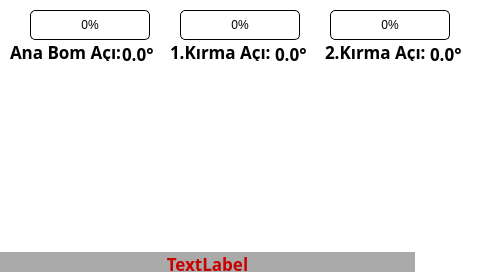
<?xml version="1.0" encoding="UTF-8"?>
<ui version="4.0">
 <class>cift_kirma</class>
 <widget class="QWidget" name="cift_kirma">
  <property name="geometry">
   <rect>
    <x>0</x>
    <y>0</y>
    <width>480</width>
    <height>272</height>
   </rect>
  </property>
  <property name="windowTitle">
   <string>Form</string>
  </property>
  <widget class="QLabel" name="background">
   <property name="geometry">
    <rect>
     <x>0</x>
     <y>0</y>
     <width>480</width>
     <height>272</height>
    </rect>
   </property>
   <property name="styleSheet">
    <string notr="true">background-color: white;</string>
   </property>
   <property name="text">
    <string/>
   </property>
  </widget>
  <widget class="QLabel" name="Cift_Kirma_image">
   <property name="geometry">
    <rect>
     <x>32</x>
     <y>65</y>
     <width>390</width>
     <height>170</height>
    </rect>
   </property>
   <property name="styleSheet">
    <string notr="true">image: url(:/Images/cift_kirma.png);</string>
   </property>
   <property name="text">
    <string/>
   </property>
  </widget>
  <widget class="QLabel" name="ArrowWinchUp_1">
   <property name="geometry">
    <rect>
     <x>380</x>
     <y>175</y>
     <width>30</width>
     <height>30</height>
    </rect>
   </property>
   <property name="text">
    <string/>
   </property>
   <property name="pixmap">
    <pixmap resource="images.qrc">:/Images/gri_yukari.png</pixmap>
   </property>
  </widget>
  <widget class="QLabel" name="ArrowWinchUp_0">
   <property name="geometry">
    <rect>
     <x>380</x>
     <y>175</y>
     <width>30</width>
     <height>30</height>
    </rect>
   </property>
   <property name="text">
    <string/>
   </property>
   <property name="pixmap">
    <pixmap resource="images.qrc">:/Images/yesil_yukari.png</pixmap>
   </property>
  </widget>
  <widget class="QLabel" name="ArrowWinchUp_2">
   <property name="geometry">
    <rect>
     <x>380</x>
     <y>175</y>
     <width>30</width>
     <height>30</height>
    </rect>
   </property>
   <property name="text">
    <string/>
   </property>
   <property name="pixmap">
    <pixmap resource="images.qrc">:/Images/kirmizi_yukari.png</pixmap>
   </property>
  </widget>
  <widget class="QLabel" name="ArrowWinchDown_1">
   <property name="geometry">
    <rect>
     <x>380</x>
     <y>215</y>
     <width>30</width>
     <height>30</height>
    </rect>
   </property>
   <property name="text">
    <string/>
   </property>
   <property name="pixmap">
    <pixmap resource="images.qrc">:/Images/gri_asagi.png</pixmap>
   </property>
  </widget>
  <widget class="QLabel" name="ArrowWinchDown_0">
   <property name="geometry">
    <rect>
     <x>380</x>
     <y>215</y>
     <width>30</width>
     <height>30</height>
    </rect>
   </property>
   <property name="text">
    <string/>
   </property>
   <property name="pixmap">
    <pixmap resource="images.qrc">:/Images/yesil_asagi.png</pixmap>
   </property>
  </widget>
  <widget class="QLabel" name="ArrowWinchDown_2">
   <property name="geometry">
    <rect>
     <x>380</x>
     <y>215</y>
     <width>30</width>
     <height>30</height>
    </rect>
   </property>
   <property name="text">
    <string/>
   </property>
   <property name="pixmap">
    <pixmap resource="images.qrc">:/Images/kirmizi_asagi.png</pixmap>
   </property>
  </widget>
  <widget class="QLabel" name="ArrowMainBoomUp_1">
   <property name="geometry">
    <rect>
     <x>10</x>
     <y>110</y>
     <width>30</width>
     <height>30</height>
    </rect>
   </property>
   <property name="text">
    <string/>
   </property>
   <property name="pixmap">
    <pixmap resource="images.qrc">:/Images/gri_yukari.png</pixmap>
   </property>
  </widget>
  <widget class="QLabel" name="ArrowMainBoomUp_0">
   <property name="geometry">
    <rect>
     <x>10</x>
     <y>110</y>
     <width>30</width>
     <height>30</height>
    </rect>
   </property>
   <property name="text">
    <string/>
   </property>
   <property name="pixmap">
    <pixmap resource="images.qrc">:/Images/yesil_yukari.png</pixmap>
   </property>
  </widget>
  <widget class="QLabel" name="ArrowMainBoomUp_2">
   <property name="geometry">
    <rect>
     <x>10</x>
     <y>110</y>
     <width>30</width>
     <height>30</height>
    </rect>
   </property>
   <property name="text">
    <string/>
   </property>
   <property name="pixmap">
    <pixmap resource="images.qrc">:/Images/kirmizi_yukari.png</pixmap>
   </property>
  </widget>
  <widget class="QLabel" name="ArrowMainBoomDown_1">
   <property name="geometry">
    <rect>
     <x>10</x>
     <y>150</y>
     <width>30</width>
     <height>30</height>
    </rect>
   </property>
   <property name="text">
    <string/>
   </property>
   <property name="pixmap">
    <pixmap resource="images.qrc">:/Images/gri_asagi.png</pixmap>
   </property>
  </widget>
  <widget class="QLabel" name="ArrowMainBoomDown_0">
   <property name="geometry">
    <rect>
     <x>10</x>
     <y>150</y>
     <width>30</width>
     <height>30</height>
    </rect>
   </property>
   <property name="text">
    <string/>
   </property>
   <property name="pixmap">
    <pixmap resource="images.qrc">:/Images/yesil_asagi.png</pixmap>
   </property>
  </widget>
  <widget class="QLabel" name="ArrowMainBoomDown_2">
   <property name="geometry">
    <rect>
     <x>10</x>
     <y>150</y>
     <width>30</width>
     <height>30</height>
    </rect>
   </property>
   <property name="text">
    <string/>
   </property>
   <property name="pixmap">
    <pixmap resource="images.qrc">:/Images/kirmizi_asagi.png</pixmap>
   </property>
  </widget>
  <widget class="QLabel" name="ArrowFirstBoomUp_1">
   <property name="geometry">
    <rect>
     <x>160</x>
     <y>165</y>
     <width>30</width>
     <height>30</height>
    </rect>
   </property>
   <property name="text">
    <string/>
   </property>
   <property name="pixmap">
    <pixmap resource="images.qrc">:/Images/gri_yukari.png</pixmap>
   </property>
  </widget>
  <widget class="QLabel" name="ArrowFirstBoomUp_0">
   <property name="geometry">
    <rect>
     <x>160</x>
     <y>165</y>
     <width>30</width>
     <height>30</height>
    </rect>
   </property>
   <property name="text">
    <string/>
   </property>
   <property name="pixmap">
    <pixmap resource="images.qrc">:/Images/yesil_yukari.png</pixmap>
   </property>
  </widget>
  <widget class="QLabel" name="ArrowFirstBoomUp_2">
   <property name="geometry">
    <rect>
     <x>160</x>
     <y>165</y>
     <width>30</width>
     <height>30</height>
    </rect>
   </property>
   <property name="text">
    <string/>
   </property>
   <property name="pixmap">
    <pixmap resource="images.qrc">:/Images/kirmizi_yukari.png</pixmap>
   </property>
  </widget>
  <widget class="QLabel" name="ArrowFirstBoomDown_1">
   <property name="geometry">
    <rect>
     <x>160</x>
     <y>205</y>
     <width>30</width>
     <height>30</height>
    </rect>
   </property>
   <property name="text">
    <string/>
   </property>
   <property name="pixmap">
    <pixmap resource="images.qrc">:/Images/gri_asagi.png</pixmap>
   </property>
  </widget>
  <widget class="QLabel" name="ArrowFirstBoomDown_0">
   <property name="geometry">
    <rect>
     <x>160</x>
     <y>205</y>
     <width>30</width>
     <height>30</height>
    </rect>
   </property>
   <property name="text">
    <string/>
   </property>
   <property name="pixmap">
    <pixmap resource="images.qrc">:/Images/yesil_asagi.png</pixmap>
   </property>
  </widget>
  <widget class="QLabel" name="ArrowFirstBoomDown_2">
   <property name="geometry">
    <rect>
     <x>160</x>
     <y>205</y>
     <width>30</width>
     <height>30</height>
    </rect>
   </property>
   <property name="text">
    <string/>
   </property>
   <property name="pixmap">
    <pixmap resource="images.qrc">:/Images/kirmizi_asagi.png</pixmap>
   </property>
  </widget>
  <widget class="QLabel" name="ArrowFirstTelescopeIn_1">
   <property name="geometry">
    <rect>
     <x>130</x>
     <y>185</y>
     <width>30</width>
     <height>30</height>
    </rect>
   </property>
   <property name="text">
    <string/>
   </property>
   <property name="pixmap">
    <pixmap resource="images.qrc">:/Images/gri_sol.png</pixmap>
   </property>
  </widget>
  <widget class="QLabel" name="ArrowFirstTelescopeIn_0">
   <property name="geometry">
    <rect>
     <x>130</x>
     <y>185</y>
     <width>30</width>
     <height>30</height>
    </rect>
   </property>
   <property name="text">
    <string/>
   </property>
   <property name="pixmap">
    <pixmap resource="images.qrc">:/Images/yesil_sol.png</pixmap>
   </property>
  </widget>
  <widget class="QLabel" name="ArrowFirstTelescopeIn_2">
   <property name="geometry">
    <rect>
     <x>130</x>
     <y>185</y>
     <width>30</width>
     <height>30</height>
    </rect>
   </property>
   <property name="text">
    <string/>
   </property>
   <property name="pixmap">
    <pixmap resource="images.qrc">:/Images/kirmizi_sol.png</pixmap>
   </property>
  </widget>
  <widget class="QLabel" name="ArrowFirstTelescopeOut_1">
   <property name="geometry">
    <rect>
     <x>190</x>
     <y>185</y>
     <width>30</width>
     <height>30</height>
    </rect>
   </property>
   <property name="text">
    <string/>
   </property>
   <property name="pixmap">
    <pixmap resource="images.qrc">:/Images/gri_sag.png</pixmap>
   </property>
  </widget>
  <widget class="QLabel" name="ArrowFirstTelescopeOut_0">
   <property name="geometry">
    <rect>
     <x>190</x>
     <y>185</y>
     <width>30</width>
     <height>30</height>
    </rect>
   </property>
   <property name="text">
    <string/>
   </property>
   <property name="pixmap">
    <pixmap resource="images.qrc">:/Images/yesil_sag.png</pixmap>
   </property>
  </widget>
  <widget class="QLabel" name="ArrowFirstTelescopeOut_2">
   <property name="geometry">
    <rect>
     <x>190</x>
     <y>185</y>
     <width>30</width>
     <height>30</height>
    </rect>
   </property>
   <property name="text">
    <string/>
   </property>
   <property name="pixmap">
    <pixmap resource="images.qrc">:/Images/kirmizi_sag.png</pixmap>
   </property>
  </widget>
  <widget class="QLabel" name="ArrowJibBoomUp_1">
   <property name="geometry">
    <rect>
     <x>310</x>
     <y>165</y>
     <width>30</width>
     <height>30</height>
    </rect>
   </property>
   <property name="text">
    <string/>
   </property>
   <property name="pixmap">
    <pixmap resource="images.qrc">:/Images/gri_yukari.png</pixmap>
   </property>
  </widget>
  <widget class="QLabel" name="ArrowJibBoomUp_0">
   <property name="geometry">
    <rect>
     <x>310</x>
     <y>165</y>
     <width>30</width>
     <height>30</height>
    </rect>
   </property>
   <property name="text">
    <string/>
   </property>
   <property name="pixmap">
    <pixmap resource="images.qrc">:/Images/yesil_yukari.png</pixmap>
   </property>
  </widget>
  <widget class="QLabel" name="ArrowJibBoomUp_2">
   <property name="geometry">
    <rect>
     <x>310</x>
     <y>165</y>
     <width>30</width>
     <height>30</height>
    </rect>
   </property>
   <property name="text">
    <string/>
   </property>
   <property name="pixmap">
    <pixmap resource="images.qrc">:/Images/kirmizi_yukari.png</pixmap>
   </property>
  </widget>
  <widget class="QLabel" name="ArrowJibBoomDown_1">
   <property name="geometry">
    <rect>
     <x>310</x>
     <y>205</y>
     <width>30</width>
     <height>30</height>
    </rect>
   </property>
   <property name="text">
    <string/>
   </property>
   <property name="pixmap">
    <pixmap resource="images.qrc">:/Images/gri_asagi.png</pixmap>
   </property>
  </widget>
  <widget class="QLabel" name="ArrowJibBoomDown_0">
   <property name="geometry">
    <rect>
     <x>310</x>
     <y>205</y>
     <width>30</width>
     <height>30</height>
    </rect>
   </property>
   <property name="text">
    <string/>
   </property>
   <property name="pixmap">
    <pixmap resource="images.qrc">:/Images/yesil_asagi.png</pixmap>
   </property>
  </widget>
  <widget class="QLabel" name="ArrowJibBoomDown_2">
   <property name="geometry">
    <rect>
     <x>310</x>
     <y>205</y>
     <width>30</width>
     <height>30</height>
    </rect>
   </property>
   <property name="text">
    <string/>
   </property>
   <property name="pixmap">
    <pixmap resource="images.qrc">:/Images/kirmizi_asagi.png</pixmap>
   </property>
  </widget>
  <widget class="QLabel" name="ArrowJibTelescopeIn_1">
   <property name="geometry">
    <rect>
     <x>280</x>
     <y>185</y>
     <width>30</width>
     <height>30</height>
    </rect>
   </property>
   <property name="text">
    <string/>
   </property>
   <property name="pixmap">
    <pixmap resource="images.qrc">:/Images/gri_sol.png</pixmap>
   </property>
  </widget>
  <widget class="QLabel" name="ArrowJibTelescopeIn_0">
   <property name="geometry">
    <rect>
     <x>280</x>
     <y>185</y>
     <width>30</width>
     <height>30</height>
    </rect>
   </property>
   <property name="text">
    <string/>
   </property>
   <property name="pixmap">
    <pixmap resource="images.qrc">:/Images/yesil_sol.png</pixmap>
   </property>
  </widget>
  <widget class="QLabel" name="ArrowJibTelescopeIn_2">
   <property name="geometry">
    <rect>
     <x>280</x>
     <y>185</y>
     <width>30</width>
     <height>30</height>
    </rect>
   </property>
   <property name="text">
    <string/>
   </property>
   <property name="pixmap">
    <pixmap resource="images.qrc">:/Images/kirmizi_sol.png</pixmap>
   </property>
  </widget>
  <widget class="QLabel" name="ArrowJibTelescopeOut_1">
   <property name="geometry">
    <rect>
     <x>340</x>
     <y>185</y>
     <width>30</width>
     <height>30</height>
    </rect>
   </property>
   <property name="text">
    <string/>
   </property>
   <property name="pixmap">
    <pixmap resource="images.qrc">:/Images/gri_sag.png</pixmap>
   </property>
  </widget>
  <widget class="QLabel" name="ArrowJibTelescopeOut_0">
   <property name="geometry">
    <rect>
     <x>340</x>
     <y>185</y>
     <width>30</width>
     <height>30</height>
    </rect>
   </property>
   <property name="text">
    <string/>
   </property>
   <property name="pixmap">
    <pixmap resource="images.qrc">:/Images/yesil_sag.png</pixmap>
   </property>
  </widget>
  <widget class="QLabel" name="ArrowJibTelescopeOut_2">
   <property name="geometry">
    <rect>
     <x>340</x>
     <y>185</y>
     <width>30</width>
     <height>30</height>
    </rect>
   </property>
   <property name="text">
    <string/>
   </property>
   <property name="pixmap">
    <pixmap resource="images.qrc">:/Images/kirmizi_sag.png</pixmap>
   </property>
  </widget>
  <widget class="QLabel" name="ArrowRotationLeft_1">
   <property name="geometry">
    <rect>
     <x>20</x>
     <y>210</y>
     <width>50</width>
     <height>50</height>
    </rect>
   </property>
   <property name="text">
    <string/>
   </property>
   <property name="pixmap">
    <pixmap resource="images.qrc">:/Images/yay_gri_sol.png</pixmap>
   </property>
  </widget>
  <widget class="QLabel" name="ArrowRotationLeft_0">
   <property name="geometry">
    <rect>
     <x>20</x>
     <y>210</y>
     <width>50</width>
     <height>50</height>
    </rect>
   </property>
   <property name="text">
    <string/>
   </property>
   <property name="pixmap">
    <pixmap resource="images.qrc">:/Images/yay_yesil_sol.png</pixmap>
   </property>
  </widget>
  <widget class="QLabel" name="ArrowRotationLeft_2">
   <property name="geometry">
    <rect>
     <x>20</x>
     <y>210</y>
     <width>50</width>
     <height>50</height>
    </rect>
   </property>
   <property name="text">
    <string/>
   </property>
   <property name="pixmap">
    <pixmap resource="images.qrc">:/Images/yay_kirmizi_sol.png</pixmap>
   </property>
  </widget>
  <widget class="QLabel" name="ArrowRotationRight_1">
   <property name="geometry">
    <rect>
     <x>80</x>
     <y>208</y>
     <width>50</width>
     <height>50</height>
    </rect>
   </property>
   <property name="text">
    <string/>
   </property>
   <property name="pixmap">
    <pixmap resource="images.qrc">:/Images/yay_gri_sag.png</pixmap>
   </property>
  </widget>
  <widget class="QLabel" name="ArrowRotationRight_0">
   <property name="geometry">
    <rect>
     <x>80</x>
     <y>208</y>
     <width>50</width>
     <height>50</height>
    </rect>
   </property>
   <property name="text">
    <string/>
   </property>
   <property name="pixmap">
    <pixmap resource="images.qrc">:/Images/yay_yesil_sag.png</pixmap>
   </property>
  </widget>
  <widget class="QLabel" name="ArrowRotationRight_2">
   <property name="geometry">
    <rect>
     <x>80</x>
     <y>208</y>
     <width>50</width>
     <height>50</height>
    </rect>
   </property>
   <property name="text">
    <string/>
   </property>
   <property name="pixmap">
    <pixmap resource="images.qrc">:/Images/yay_kirmizi_sag.png</pixmap>
   </property>
  </widget>
  <widget class="QProgressBar" name="P1BarGraph">
   <property name="geometry">
    <rect>
     <x>30</x>
     <y>10</y>
     <width>120</width>
     <height>30</height>
    </rect>
   </property>
   <property name="styleSheet">
    <string notr="true">QProgressBar{
border: 1px solid black;
border-radius: 5px;
padding: 1px;
}

QProgressBar::chunk{
background-color:qlineargradient(spread:pad,x1:0,y1:0,x2:0,y2:1,stop:0.334928 rgba(152,255,151,255), stop:0.47619 rgba(0,255,0,255), stop: 0.82381 rgba(0,197,0,255));
border-radius: 5px;
}
</string>
   </property>
   <property name="value">
    <number>0</number>
   </property>
   <property name="alignment">
    <set>Qt::AlignCenter</set>
   </property>
  </widget>
  <widget class="QProgressBar" name="P2BarGraph">
   <property name="geometry">
    <rect>
     <x>180</x>
     <y>10</y>
     <width>120</width>
     <height>30</height>
    </rect>
   </property>
   <property name="styleSheet">
    <string notr="true">QProgressBar{
border: 1px solid black;
border-radius: 5px;
padding: 1px;
}

QProgressBar::chunk{
background-color:qlineargradient(spread:pad,x1:0,y1:0,x2:0,y2:1,stop:0.334928 rgba(152,255,151,255), stop:0.47619 rgba(0,255,0,255), stop: 0.82381 rgba(0,197,0,255));
border-radius: 5px;
}
</string>
   </property>
   <property name="value">
    <number>0</number>
   </property>
   <property name="alignment">
    <set>Qt::AlignCenter</set>
   </property>
  </widget>
  <widget class="QProgressBar" name="P3BarGraph">
   <property name="geometry">
    <rect>
     <x>330</x>
     <y>10</y>
     <width>120</width>
     <height>30</height>
    </rect>
   </property>
   <property name="styleSheet">
    <string notr="true">QProgressBar{
border: 1px solid black;
border-radius: 5px;
padding: 1px;
}

QProgressBar::chunk{
background-color:qlineargradient(spread:pad,x1:0,y1:0,x2:0,y2:1,stop:0.334928 rgba(152,255,151,255), stop:0.47619 rgba(0,255,0,255), stop: 0.82381 rgba(0,197,0,255));
border-radius: 5px;
}
</string>
   </property>
   <property name="value">
    <number>0</number>
   </property>
   <property name="alignment">
    <set>Qt::AlignCenter</set>
   </property>
  </widget>
  <widget class="QLabel" name="Acikirma1">
   <property name="geometry">
    <rect>
     <x>170</x>
     <y>40</y>
     <width>111</width>
     <height>21</height>
    </rect>
   </property>
   <property name="font">
    <font>
     <family>Ubuntu Mono</family>
     <pointsize>13</pointsize>
     <weight>75</weight>
     <bold>true</bold>
    </font>
   </property>
   <property name="text">
    <string>&lt;html&gt;&lt;head/&gt;&lt;body&gt;&lt;p&gt;&lt;span style=&quot; color:#000000;&quot;&gt;1.Kırma Açı:&lt;/span&gt;&lt;/p&gt;&lt;/body&gt;&lt;/html&gt;</string>
   </property>
  </widget>
  <widget class="QLabel" name="Acikirma1_deger">
   <property name="geometry">
    <rect>
     <x>275</x>
     <y>42</y>
     <width>51</width>
     <height>21</height>
    </rect>
   </property>
   <property name="font">
    <font>
     <family>Ubuntu Mono</family>
     <pointsize>13</pointsize>
     <weight>75</weight>
     <bold>true</bold>
    </font>
   </property>
   <property name="text">
    <string>&lt;html&gt;&lt;head/&gt;&lt;body&gt;&lt;p&gt;&lt;span style=&quot; color:#000000;&quot;&gt;0.0°&lt;/span&gt;&lt;/p&gt;&lt;/body&gt;&lt;/html&gt;</string>
   </property>
  </widget>
  <widget class="QLabel" name="Acikirma2">
   <property name="geometry">
    <rect>
     <x>325</x>
     <y>40</y>
     <width>111</width>
     <height>21</height>
    </rect>
   </property>
   <property name="font">
    <font>
     <family>Ubuntu Mono</family>
     <pointsize>13</pointsize>
     <weight>75</weight>
     <bold>true</bold>
    </font>
   </property>
   <property name="text">
    <string>&lt;html&gt;&lt;head/&gt;&lt;body&gt;&lt;p&gt;&lt;span style=&quot; color:#000000;&quot;&gt;2.Kırma Açı:&lt;/span&gt;&lt;/p&gt;&lt;/body&gt;&lt;/html&gt;</string>
   </property>
  </widget>
  <widget class="QLabel" name="Acikirma2_deger">
   <property name="geometry">
    <rect>
     <x>430</x>
     <y>42</y>
     <width>51</width>
     <height>21</height>
    </rect>
   </property>
   <property name="font">
    <font>
     <family>Ubuntu Mono</family>
     <pointsize>13</pointsize>
     <weight>75</weight>
     <bold>true</bold>
    </font>
   </property>
   <property name="text">
    <string>&lt;html&gt;&lt;head/&gt;&lt;body&gt;&lt;p&gt;&lt;span style=&quot; color:#000000;&quot;&gt;0.0°&lt;/span&gt;&lt;/p&gt;&lt;/body&gt;&lt;/html&gt;</string>
   </property>
  </widget>
  <widget class="QLabel" name="P1Bar">
   <property name="geometry">
    <rect>
     <x>30</x>
     <y>250</y>
     <width>41</width>
     <height>21</height>
    </rect>
   </property>
   <property name="font">
    <font>
     <family>Ubuntu Mono</family>
     <pointsize>13</pointsize>
     <weight>75</weight>
     <bold>true</bold>
    </font>
   </property>
   <property name="text">
    <string>&lt;html&gt;&lt;head/&gt;&lt;body&gt;&lt;p&gt;&lt;span style=&quot; color:#000000;&quot;&gt;P1:&lt;/span&gt;&lt;/p&gt;&lt;/body&gt;&lt;/html&gt;</string>
   </property>
  </widget>
  <widget class="QLabel" name="P2Bar">
   <property name="geometry">
    <rect>
     <x>160</x>
     <y>250</y>
     <width>41</width>
     <height>21</height>
    </rect>
   </property>
   <property name="font">
    <font>
     <family>Ubuntu Mono</family>
     <pointsize>13</pointsize>
     <weight>75</weight>
     <bold>true</bold>
    </font>
   </property>
   <property name="text">
    <string>&lt;html&gt;&lt;head/&gt;&lt;body&gt;&lt;p&gt;&lt;span style=&quot; color:#000000;&quot;&gt;P2:&lt;/span&gt;&lt;/p&gt;&lt;/body&gt;&lt;/html&gt;</string>
   </property>
  </widget>
  <widget class="QLabel" name="P3Bar">
   <property name="geometry">
    <rect>
     <x>300</x>
     <y>250</y>
     <width>41</width>
     <height>21</height>
    </rect>
   </property>
   <property name="font">
    <font>
     <family>Ubuntu Mono</family>
     <pointsize>13</pointsize>
     <weight>75</weight>
     <bold>true</bold>
    </font>
   </property>
   <property name="text">
    <string>&lt;html&gt;&lt;head/&gt;&lt;body&gt;&lt;p&gt;&lt;span style=&quot; color:#000000;&quot;&gt;P3:&lt;/span&gt;&lt;/p&gt;&lt;/body&gt;&lt;/html&gt;</string>
   </property>
  </widget>
  <widget class="QLabel" name="P1BarDeger">
   <property name="geometry">
    <rect>
     <x>60</x>
     <y>250</y>
     <width>81</width>
     <height>21</height>
    </rect>
   </property>
   <property name="font">
    <font>
     <family>Ubuntu Mono</family>
     <pointsize>13</pointsize>
     <weight>75</weight>
     <bold>true</bold>
    </font>
   </property>
   <property name="text">
    <string>&lt;html&gt;&lt;head/&gt;&lt;body&gt;&lt;p&gt;&lt;span style=&quot; color:#000000;&quot;&gt;0 Bar&lt;/span&gt;&lt;/p&gt;&lt;/body&gt;&lt;/html&gt;</string>
   </property>
  </widget>
  <widget class="QLabel" name="P2BarDeger">
   <property name="geometry">
    <rect>
     <x>190</x>
     <y>250</y>
     <width>91</width>
     <height>21</height>
    </rect>
   </property>
   <property name="font">
    <font>
     <family>Ubuntu Mono</family>
     <pointsize>13</pointsize>
     <weight>75</weight>
     <bold>true</bold>
    </font>
   </property>
   <property name="text">
    <string>&lt;html&gt;&lt;head/&gt;&lt;body&gt;&lt;p&gt;&lt;span style=&quot; color:#000000;&quot;&gt;0 Bar&lt;/span&gt;&lt;/p&gt;&lt;/body&gt;&lt;/html&gt;</string>
   </property>
  </widget>
  <widget class="QLabel" name="P3BarDeger">
   <property name="geometry">
    <rect>
     <x>330</x>
     <y>250</y>
     <width>81</width>
     <height>21</height>
    </rect>
   </property>
   <property name="font">
    <font>
     <family>Ubuntu Mono</family>
     <pointsize>13</pointsize>
     <weight>75</weight>
     <bold>true</bold>
    </font>
   </property>
   <property name="text">
    <string>&lt;html&gt;&lt;head/&gt;&lt;body&gt;&lt;p&gt;&lt;span style=&quot; color:#000000;&quot;&gt;0 Bar&lt;/span&gt;&lt;/p&gt;&lt;/body&gt;&lt;/html&gt;</string>
   </property>
  </widget>
  <widget class="QLabel" name="mesaj">
   <property name="geometry">
    <rect>
     <x>0</x>
     <y>252</y>
     <width>415</width>
     <height>20</height>
    </rect>
   </property>
   <property name="font">
    <font>
     <family>Ubuntu Mono</family>
     <pointsize>13</pointsize>
     <weight>75</weight>
     <bold>true</bold>
    </font>
   </property>
   <property name="styleSheet">
    <string notr="true">background-color: rgb(170, 170, 170);</string>
   </property>
   <property name="text">
    <string>&lt;html&gt;&lt;head/&gt;&lt;body&gt;&lt;p&gt;&lt;span style=&quot; color:#c80000;&quot;&gt;TextLabel&lt;/span&gt;&lt;/p&gt;&lt;/body&gt;&lt;/html&gt;</string>
   </property>
   <property name="alignment">
    <set>Qt::AlignCenter</set>
   </property>
  </widget>
  <widget class="QLabel" name="label">
   <property name="geometry">
    <rect>
     <x>0</x>
     <y>60</y>
     <width>81</width>
     <height>41</height>
    </rect>
   </property>
   <property name="styleSheet">
    <string notr="true">image: url(:/Images/DEVSAN_logo_90x40.png);</string>
   </property>
   <property name="text">
    <string/>
   </property>
  </widget>
  <widget class="QLabel" name="Bypass_1">
   <property name="geometry">
    <rect>
     <x>412</x>
     <y>204</y>
     <width>68</width>
     <height>68</height>
    </rect>
   </property>
   <property name="text">
    <string/>
   </property>
   <property name="pixmap">
    <pixmap resource="images.qrc">:/Images/Bypass_Yesil.png</pixmap>
   </property>
  </widget>
  <widget class="QLabel" name="Bypass_0">
   <property name="geometry">
    <rect>
     <x>412</x>
     <y>204</y>
     <width>68</width>
     <height>68</height>
    </rect>
   </property>
   <property name="text">
    <string/>
   </property>
   <property name="pixmap">
    <pixmap resource="images.qrc">:/Images/Bypass_Kirmizi.png</pixmap>
   </property>
  </widget>
  <widget class="QLabel" name="MainBoomAci">
   <property name="geometry">
    <rect>
     <x>10</x>
     <y>40</y>
     <width>111</width>
     <height>21</height>
    </rect>
   </property>
   <property name="font">
    <font>
     <family>Ubuntu Mono</family>
     <pointsize>13</pointsize>
     <weight>75</weight>
     <bold>true</bold>
    </font>
   </property>
   <property name="text">
    <string>&lt;html&gt;&lt;head/&gt;&lt;body&gt;&lt;p&gt;&lt;span style=&quot; color:#000000;&quot;&gt;Ana Bom Açı:&lt;/span&gt;&lt;/p&gt;&lt;/body&gt;&lt;/html&gt;</string>
   </property>
  </widget>
  <widget class="QLabel" name="MainboomAciValue">
   <property name="geometry">
    <rect>
     <x>122</x>
     <y>42</y>
     <width>61</width>
     <height>21</height>
    </rect>
   </property>
   <property name="font">
    <font>
     <family>Ubuntu Mono</family>
     <pointsize>13</pointsize>
     <weight>75</weight>
     <bold>true</bold>
    </font>
   </property>
   <property name="styleSheet">
    <string notr="true"/>
   </property>
   <property name="text">
    <string>&lt;html&gt;&lt;head/&gt;&lt;body&gt;&lt;p&gt;&lt;span style=&quot; color:#000000;&quot;&gt;0.0°&lt;/span&gt;&lt;/p&gt;&lt;/body&gt;&lt;/html&gt;</string>
   </property>
  </widget>
 </widget>
 <resources>
  <include location="images.qrc"/>
 </resources>
 <connections/>
</ui>
